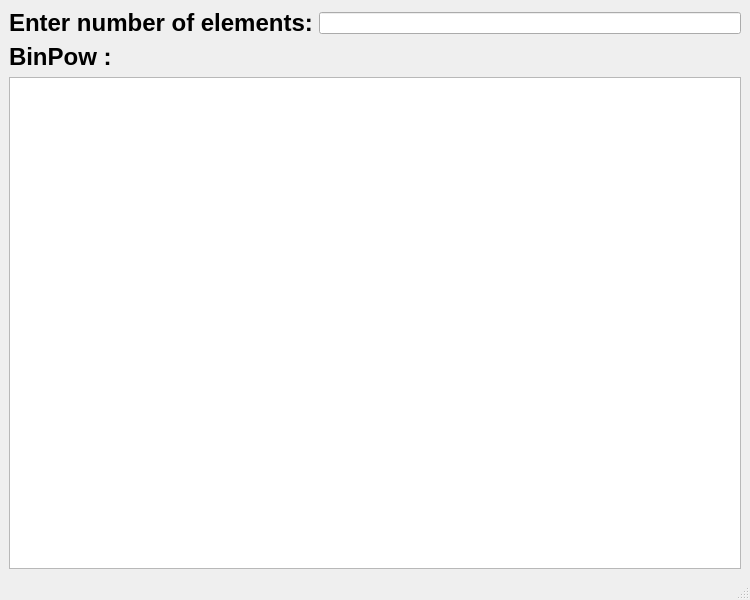
<?xml version="1.0" encoding="UTF-8"?>
<ui version="4.0">
 <class>MainWindow</class>
 <widget class="QMainWindow" name="MainWindow">
  <property name="geometry">
   <rect>
    <x>0</x>
    <y>0</y>
    <width>750</width>
    <height>600</height>
   </rect>
  </property>
  <property name="windowTitle">
   <string>MainWindow</string>
  </property>
  <widget class="QWidget" name="centralwidget">
   <layout class="QGridLayout" name="gridLayout">
    <item row="2" column="0" colspan="2">
     <widget class="QListWidget" name="listWidget"/>
    </item>
    <item row="0" column="0">
     <widget class="QLabel" name="label">
      <property name="font">
       <font>
        <bold>false</bold>
       </font>
      </property>
      <property name="text">
       <string>&lt;html&gt;&lt;head/&gt;&lt;body&gt;&lt;p&gt;&lt;span style=&quot; font-size:18pt; font-weight:700;&quot;&gt;Enter number of elements:&lt;/span&gt;&lt;/p&gt;&lt;/body&gt;&lt;/html&gt;</string>
      </property>
     </widget>
    </item>
    <item row="0" column="1">
     <widget class="QLineEdit" name="lineEdit_Elements"/>
    </item>
    <item row="1" column="0">
     <widget class="QLabel" name="label_2">
      <property name="text">
       <string>&lt;html&gt;&lt;head/&gt;&lt;body&gt;&lt;p&gt;&lt;span style=&quot; font-size:18pt; font-weight:700;&quot;&gt;BinPow :&lt;/span&gt;&lt;/p&gt;&lt;/body&gt;&lt;/html&gt;</string>
      </property>
     </widget>
    </item>
    <item row="1" column="1">
     <widget class="QLabel" name="label_pow">
      <property name="text">
       <string/>
      </property>
     </widget>
    </item>
   </layout>
  </widget>
  <widget class="QMenuBar" name="menubar">
   <property name="geometry">
    <rect>
     <x>0</x>
     <y>0</y>
     <width>750</width>
     <height>22</height>
    </rect>
   </property>
  </widget>
  <widget class="QStatusBar" name="statusbar"/>
 </widget>
 <resources/>
 <connections/>
</ui>
